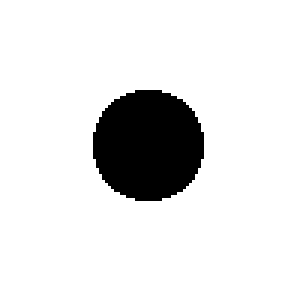
#> input picture sample_images/artificial/100/circle.png, 100 x 100 px, found by its file name (shown 3 times larger)
$ python with_c-step_simple.py
#> lines starting #> are read from the running program, lines starting #| are printed output that depends on the picture; after the words box and inside, x2 and y2 are one past the last pixel; in counts of white or black regions, pixels touching at a corner belong together; long printed decimals are rounded
### sandbox/bsplineclass.py
import numpy as np
from scipy import interpolate
from skimage.draw import polygon,polygon_perimeter


class Spline:
    def __init__(self, points=None, k=3,*,c=None):
        self.k = k
        self.points=None
        self.c=None

        if points is not None and c is not None:
            raise Exception("provide c or points and not both")
        if points is not None:
            self.setpoints(points)
        if c is not None:
            self.set_c(c)

    def setpoints(self, points):
        self.points=np.array(points)
        closedpoints=np.vstack((self.points,(self.points[0],)))
        self.spline = interpolate.make_interp_spline(np.linspace(0, 1, closedpoints.shape[0]),closedpoints, k=self.k,bc_type="periodic")

        self.c=self.spline.c[:-self.k]

    # [26 lines left out: functions set_c, xbmax, not called in this run]

    def designmatrix(self, x=None,wrap=False):
        # In each row of the design matrix all the basis elements are evaluated at the certain point (first row - x[0], …, last row - x[-1]).
        if x is None:
            x=self.xbmax()

        m= self.spline.design_matrix(x, self.spline.t, self.k,extrapolate= "periodic").toarray()
        if not wrap:
            return m
        first_part = m[:,:-self.k]
        second_part = m[:,-self.k:]
        second_length = second_part.shape[1]
        first_part[:,:second_length] += second_part
        return first_part

    @staticmethod
    def polygon_direction(points):
        direction_sum = 0
        num_points = len(points)
        for i in range(num_points):
            x1, y1 = points[i]
            x2, y2 = points[(i + 1) % num_points]  # Wrap around to the first point for the last edge
            direction_sum += (x2 - x1) * (y2 + y1)
        if direction_sum > 0:
            return 1#"Clockwise"
        elif direction_sum < 0:
            return -1#"Counter-Clockwise"
        else:
            return 0#"Collinear"

    def draw(self,canvas=None,steps=1000,drawinside=True):
        if canvas is None:
            canvas = np.zeros((100, 100), int)
        else:
            canvas = np.zeros((canvas.shape), int)
        xi,yi = self.spline(np.linspace(0, 1, steps)).T

        px,py=xi[:-1],yi[:-1]
        if drawinside:
            rr, cc = polygon(px,py, canvas.shape)
            #canvas[cc,rr] = 2
            canvas[rr,cc] = 2
        rr, cc = polygon_perimeter(px,py, canvas.shape)
        #canvas[cc,rr] = 1
        canvas[rr,cc] = 1
        return canvas,xi,yi

    def get_masks(self,canvas=None,steps=1000):
        canvas,*_=self.draw(canvas,steps)
        return (canvas==2),(canvas==0),(canvas==1)
        #return (canvas==2).astype(int),(canvas==0).astype(int),(canvas==1).astype(int)
        #return in_mask, out_mask, spline_mask

        if canvas is None:
            in_mask = np.zeros((100, 100), int)
        else:
            in_mask = np.zeros((canvas.shape), int)
        spline_mask = np.copy(in_mask)

        xi,yi = self.spline(np.linspace(0, 1, steps)).T
        px,py=xi[:-1],yi[:-1]
        rr, cc = polygon(px,py, in_mask.shape)               # in + also some on spline
        in_mask[cc,rr] = 1
        rr, cc = polygon_perimeter(px,py, in_mask.shape)     # only spline curve
        spline_mask[cc,rr] = 1
        in_mask = np.logical_and(in_mask, np.logical_not(spline_mask))  # remove elements also in spline
        out_mask = np.logical_not(np.logical_or(in_mask, spline_mask))
        return in_mask, out_mask, spline_mask

    # [13 lines left out: function get_2masks, not called in this run]

    def normals(self, x=None):#point outside
        if x is None:
            x = np.linspace(0,1,len(self.points),endpoint=False)
        dx,dy=self.spline(x,1).T
        r=Spline.polygon_direction(self.spline(x))
        return np.array([-dy*r,dx*r])


# [57 lines that do not run on import are left out]

### sandbox/with_c-step_simple.py
import numpy as np
from bsplineclass import Spline
from skimage import io, color
from matplotlib import pyplot as plt


def generate_points_in_circle(num_points):
    theta = np.linspace(0, 2 * np.pi, num_points,endpoint=False)
    x = np.cos(theta)
    y = np.sin(theta)
    return np.stack((x, y), axis=-1)


def u_simple(f, spline):
    in_mask, out_mask, _ = spline.get_masks(np.zeros(f.shape,np.uint8), steps=200)
    u_in, u_out = in_mask.astype(float), out_mask.astype(float),
    u_in *= np.sum(f*in_mask) / np.sum(in_mask)
    u_out*= np.sum(f*out_mask)/ np.sum(out_mask)
    u = u_in + u_out
    return u, u_in, u_out


def u_e_simple(f, spline):
    in_mask, out_mask, _ = spline.get_masks(f, steps=200)
    u_in, u_out = in_mask.astype(float), out_mask.astype(float),
    u_in *= np.sum(f*in_mask) / np.sum(in_mask)
    u_out*= np.sum(f*out_mask)/ np.sum(out_mask)
    u = u_in + u_out
    # "energy" outside, inside
    e_p = np.power(((f*out_mask) - u_out), 2)
    e_m = np.power(((f*in_mask)  - u_in),  2)
    return u, u_in, u_out, e_p, e_m


# Load the image
image_path = './sample_images/circle.png'
image = io.imread(image_path)
#> image is the input picture: shape (100, 100, 3); 89.1% white; 1 black region, box (x1, y1, x2, y2) and area: (31, 30, 68, 67) 1093
f = color.rgb2gray(image)
u=f

k=2
spline_points = 10
s_points = spline_points *2     # dono if ok that way or what is better
size=np.array(f.shape)
C=Spline((generate_points_in_circle(spline_points)*size/3+size/2), k=k)
mask,x,y=C.draw(np.zeros(f.shape,np.uint8))

lambd, v = 10, 0.000001


from matplotlib import animation
fig=plt.figure()
uplt=plt.imshow(u)
Cplt,=plt.plot(x,y,"-b")
u,*_ = u_simple(f,C)
step=0
print_step = plt.text(1,5,"Step: "+str(step))
def animate(frame):
    global u_in,u_out,C,step, print_step

    print_step.set_text("Step: "+str(step))


    u, u_in, u_out, e_p, e_m = u_e_simple(f,C)
    # u, u_in, u_out = u_simple(f, C)
    # e_p, e_m = np.power((f-u_out),2), np.power((f-u_in),2)  # "energy" outside, inside

    s = np.linspace(0, 1, s_points,endpoint=False)
    nx, ny=C.normals(s)

    # B_Bold = np.zeros([C.points.shape[0], s.shape[0]])          # should be this shape ...
    # print(B_Bold.shape)                                         # (spline_points, s_points)
    B_Bold = C.designmatrix(s)
    print(B_Bold.shape, "\n")                                     # (s_points, spline_points +k +1)
    # print(C.spline.t, C.spline.t.shape)                         # (27,)         # 27 - (k+1) = 23       # k = 3     # XXX NEXT: Find additional points in t, remove them, use
    # print(C.spline(C.spline.t), C.spline(C.spline.t).shape)     # (27, 2) --> 7 extra Punkte (die ersten 7 sind auch die letzten 7 !)
    # print(C.points, C.points.shape)                             # (20, 2)
                                                                  # also werden von t -> B (k+1) Punkte entfernt.
                                                                  # XXX: welche?-> Die k+1 letzten  (über alle übrigen müssen wir iterieren bzw. wir müssen die 20 richtigen in B finden)
                                                                  # XXX: Was ist mit den übrigen 3 die mehr sind?
    print(C.spline.t.shape, C.spline.t)
    t_trunk = C.spline.t[:-k-1]    # remove k+1 last elements
    print(t_trunk.shape, t_trunk)
    C_points = C.spline(t_trunk)
    # print(B_Bold)
    print(C.points.shape)
    print(C_points.shape, "\n")
    # print(C_points, "\n")


    s = C.spline(s).astype(int)                 # pixel coordinates for s-points
    gradients=np.zeros(C_points.shape)          # we are looking for gradients for each control point in x_m and y_m direction
    for m in range(C_points.shape[0]):          # for each control point ... but we have more in B_Bold
        for i in range(s.shape[0]):             # for each point si on spline
            #print("m, i :", m, i)               # i  is ok, but m is not XXX
            si = s[i]
            si_next = s[0]  if i == s.shape[0]-1 else s[i+1]               # exception for last
            si_prev = s[-1] if i == 0            else s[i-1]               # exception for first

            e_part = (e_p[*si] - e_m[*si])

            # for x, y
            ex, ey = e_part*nx[i], e_part*ny[i]
            vx, vy = v*(si_prev[0] - 2*si[0] + si_next[0]), v*(si_prev[1] - 2*si[1] + si_next[1])       # p.25 --> is x and y here

            B_part = B_Bold[i,m] #Bold_B = # Matrix contains the spline basis function_s evaluated at the nodes si: Normal_B_ij = Normal_B_i(sj) ...

            gradients[m][0] += B_part * (ex + vx)
            gradients[m][1] += B_part * (ey + vy)     # Konvergiert besser ohne v-Part ... aber immer noch nicht richtig


    # XXX NEXT: über die k+1 ersten Punkte in C.points doppelt drüber gehen !
            # since: B_Bold.shape = (20, 12) = (i, m+k)
            # t:       (15,) [-0.25 -0.15  0.    0.05  0.15  0.25  0.35  0.45  0.55  0.65  0.75  0.85  1.    1.05  1.15]
            # t_trunk: (12,) [-0.25 -0.15  0.    0.05  0.15  0.25  0.35  0.45  0.55  0.65  0.75  0.85]
            # und dafür nur auf C.points und nicht auf C_points arbeiten


    eta = 0.001 # 0.2 # 2  # Lernrate
    C.setpoints(C_points+gradients*eta)#new_variable=old_variable−learning_rate*gradient

    mask,x,y=C.draw()
    Cplt.set_data(x,y)

    overlay = (u_in + u_out) * f
    uplt.set_data(overlay)


    step += 1

    return[uplt,Cplt,print_step]
plt.pause(2)
anim = animation.FuncAnimation(fig, animate, interval=10,cache_frame_data=False,blit=True)
#> call 2 of get_masks, with steps = 200
#> in get_masks (call 2), `canvas,*_=self.draw(canvas,steps)`:
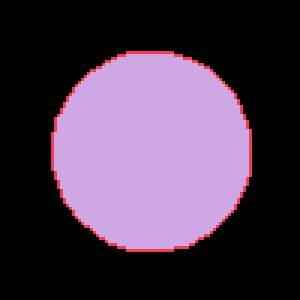
#> canvas: shape (100, 100) int64 (shown 3 times larger); 3 distinct labels, from 0 to 2; one colour per label, 0 black
#> in u_e_simple, `e_m = np.power(((f*in_mask)  - u_in),  2)`:
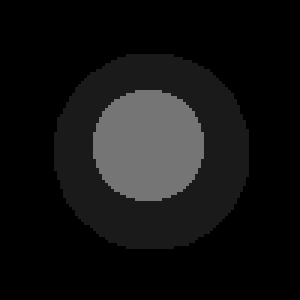
#> e_m: shape (100, 100) float64 (shown 3 times larger); min 0, max 0.459, mean 0.0741
#| (20, 12)
#| (15,) [-0.25 -0.15  0.    0.05  0.15  0.25  0.35  0.45  0.55  0.65  0.75  0.85
#|   1.    1.05  1.15]
#| (12,) [-0.25 -0.15  0.    0.05  0.15  0.25  0.35  0.45  0.55  0.65  0.75  0.85]
#| (10, 2)
#| (12, 2)
#> after the loop in animate, `for m in range(C_points.shape[0]):`: gradients = [[-1e-06, -2.5e-07], [-16.38, -6.97], [-26.26, -23.02], [-13.81, -25.88], [7.93, -13.2], [19.57, -18.51], [2.16, -1.57], [4.62e-06, 3.75e-06], [2.25e-06, 5.88e-06], [-1.36, 0.441], [-12.21, 3.97], [-6.79, 2.2]]
#> in setpoints (call 2), `closedpoints=np.vstack((self.points,(self.points[0],)))`: closedpoints = 13 rows, first 8: [50, 16.7], [69.57, 23.12], [83.31, 49.98], [81.76, 60.61], [69.56, 76.86], [50.02, 83.28], [30.43, 76.93], [18.34, 60.29]
#> in animate, `mask,x,y=C.draw()`: x = 1000 values, max 84.13 at index 196, min 16.74 at index 625, mean 51.77; y = 1000 values, max 83.28 at index 415, min 14.4 at index 25, mean 45.84
#> in animate, `overlay = (u_in + u_out) * f`:
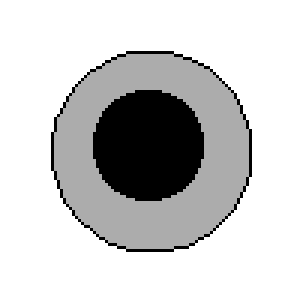
#> overlay: shape (100, 100) float64 (shown 3 times larger); min 0, max 1, mean 0.798
#> call 2 of animate, with frame = 0
#> in u_e_simple (call 2), `in_mask, out_mask, _ = spline.get_masks(f, steps=200)`:
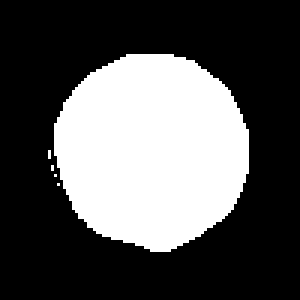
#> in_mask: shape (100, 100) bool (shown 3 times larger); 33.5% white; 5 white regions (4 under 20 px), largest, box (x1, y1, x2, y2) and area: (18, 18, 83, 84) 3342
#> in u_e_simple (call 2), `in_mask, out_mask, _ = spline.get_masks(f, steps=200)`:
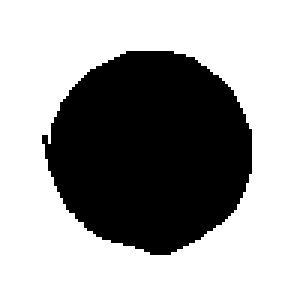
#> out_mask: shape (100, 100) bool (shown 3 times larger); 64.2% white; 1 black region, box (x1, y1, x2, y2) and area: (14, 17, 84, 85) 3578
#> the loop in polygon_direction (call 2), `for i in range(num_points):` made 20 passes
#> (x1, y1, x2, y2, direction_sum) on passes 1 to 8: (50, 16.7, 55.35, 16.42, 177.3), (55.35, 16.42, 74.57, 27.89, 1029), (74.57, 27.89, 82.14, 45.55, 1584.8), (82.14, 45.55, 84.12, 55.47, 1784.6), (84.12, 55.47, 81.76, 60.61, 1511.1), (81.76, 60.61, 75.53, 70.57, 694.3), (75.53, 70.57, 66.09, 79.2, -720.3), (66.09, 79.2, 54.13, 83.05, -2660.4)
#> in animate (call 2), `nx, ny=C.normals(s)`: nx = 20 values, max 314.5 at index 2, min -244.6 at index 12, mean -3.24; ny = 20 values, max 509.3 at index 0, min -511.1 at index 1, mean 6
#| (20, 14)
#| (17,) [-0.2083 -0.125       0.          0.04167  0.125       0.2083
#|   0.2917  0.375       0.4583  0.5417  0.625       0.7083
#|   0.7917  0.875       1.          1.042  1.125     ]
#> in animate (call 2), `t_trunk = C.spline.t[:-k-1]`: t_trunk = [-0.208, -0.125, 0, 0.0417, 0.125, 0.208, 0.292, 0.375, 0.458, 0.542, 0.625, 0.708, 0.792, 0.875]
#| (14,) [-0.2083 -0.125       0.          0.04167  0.125       0.2083
#|   0.2917  0.375       0.4583  0.5417  0.625       0.7083
#|   0.7917  0.875     ]
#> in animate (call 2), `C_points = C.spline(t_trunk)`: C_points = 14 rows, first 8: [39.38, 18.12], [62.23, 19.85], [50, 16.7], [50.91, 15.34], [79.43, 36.82], [84, 56.14], [76.83, 68.67], [60.29, 81.72]
#| (12, 2)
#| (14, 2)
#> in animate (call 2), `s = C.spline(s).astype(int)`: s = 20 rows, first 8: [49, 16], [55, 16], [74, 27], [82, 45], [84, 55], [81, 60], [75, 70], [66, 79]
#> after the loop in animate (call 2), `for m in range(C_points.shape[0]):`: gradients = 14 rows, first 8: [6e-06, 1.5e-06], [2.44e-05, 1.09e-05], [-3.22e-06, 7.88e-06], [-2, -1.15], [-21.52, -13.79], [-15.86, -11.21], [1.81, -2.74], [11.55, -15.95]
#> in setpoints (call 3), `self.points=np.array(points)`: self.points = 14 rows, first 8: [39.38, 18.12], [62.23, 19.85], [50, 16.7], [50.91, 15.34], [79.41, 36.8], [83.99, 56.13], [76.83, 68.67], [60.3, 81.7]
#> in setpoints (call 3), `closedpoints=np.vstack((self.points,(self.points[0],)))`: closedpoints = 15 rows, first 8: [39.38, 18.12], [62.23, 19.85], [50, 16.7], [50.91, 15.34], [79.41, 36.8], [83.99, 56.13], [76.83, 68.67], [60.3, 81.7]
#> in setpoints (call 3), `self.c=self.spline.c[:-self.k]`: self.c = 14 rows, first 8: [76.99, 21.92], [26.84, 16.86], [73.29, 21.09], [46.77, 16.86], [46.08, 11.37], [84.04, 37.64], [84.95, 57.23], [78.14, 68.06]
#> in animate (call 2), `mask,x,y=C.draw()`:
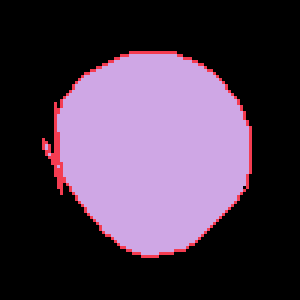
#> mask: shape (100, 100) int64 (shown 3 times larger); 3 distinct labels, from 0 to 2; one colour per label, 0 black
#> in animate (call 2), `mask,x,y=C.draw()`: x = 1000 values, max 84.55 at index 329, min 16.74 at index 713, mean 50.52; y = 1000 values, max 83.42 at index 532, min 13.64 at index 191, mean 41.61
plt.show()
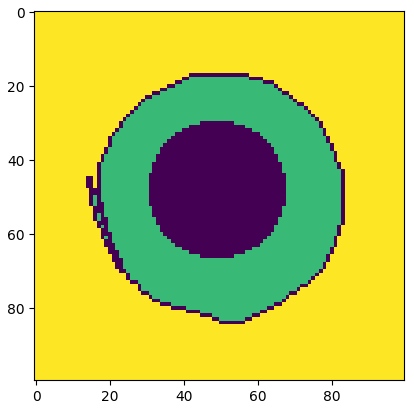
#> figure drawn by matplotlib, 1 panel
